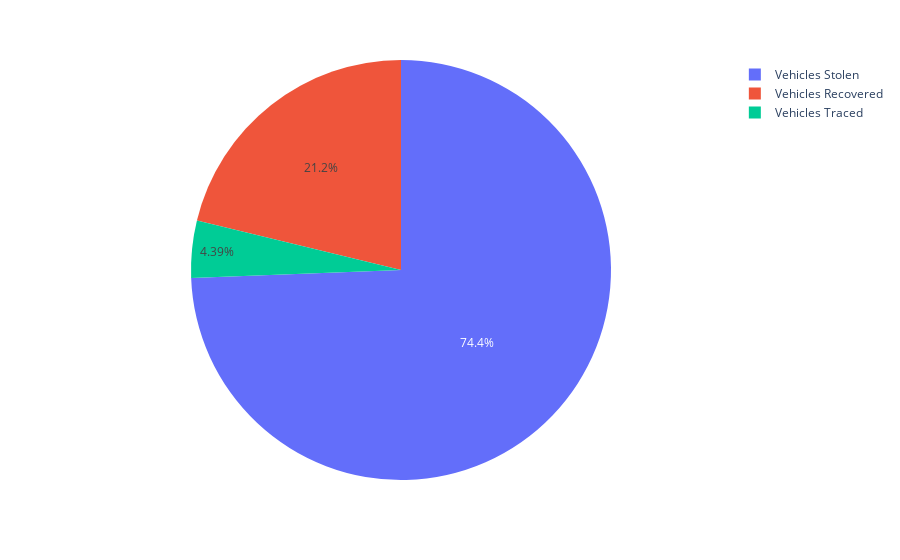

The notebook cell this image was saved under:
### Markdown cell above
### 훔쳐진, 추적된, 발견된 교통수단의 비율

### Code cell
ta_traced = auto_theft['Auto_Theft_Coordinated/Traced'].sum()
ta_recovered = auto_theft['Auto_Theft_Recovered'].sum()
ta_stolen = auto_theft['Auto_Theft_Stolen'].sum()

ta_values = [ta_traced, ta_recovered, ta_stolen]
ta_group = ['Vehicles Traced', 'Vehicles Recovered', 'Vehicles Stolen']

fig = px.pie(values = ta_values, names = ta_group)

fig.show()

### Figure 1 — Plotly figure (JSON) as saved in the notebook; plotly's stock layout.template omitted (floating-point values rounded to 4 significant figures)
{"data": [{"domain": {"x": [0, 1], "y": [0, 1]}, "hovertemplate": "label=%{label}<br>value=%{value}<extra></extra>", "labels": ["Vehicles Traced", "Vehicles Recovered", "Vehicles Stolen"], "legendgroup": "", "name": "", "showlegend": true, "type": "pie", "values": [113228, 547292, 1919890]}], "layout": {"legend": {"tracegroupgap": 0}, "margin": {"t": 60}}}
